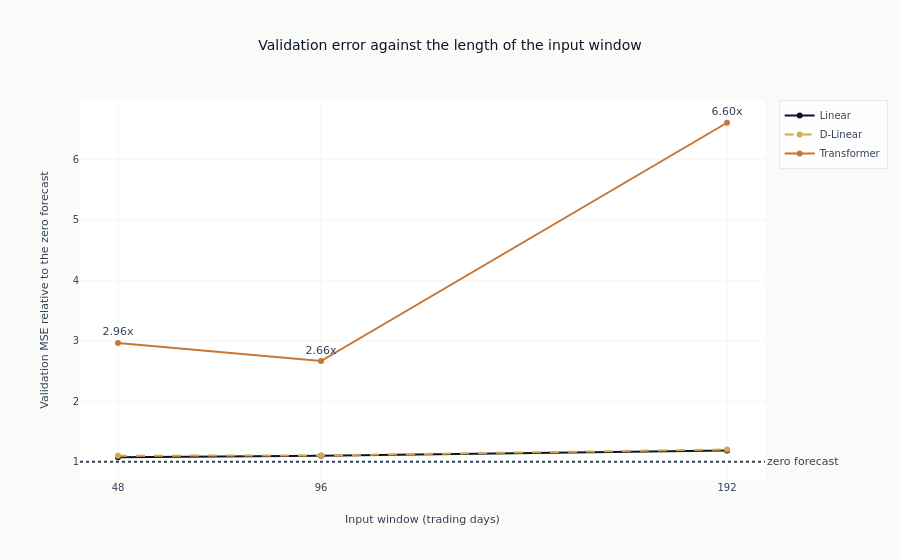

The notebook cell this image was saved under:
### Markdown cell above
## Does a longer input window help?

Zeng and co-authors reported that giving the linear models longer inputs kept
improving them while the Transformers stayed flat or got worse - a second sign that
the extra positions were not being used. Three window lengths are fitted here.

Everything is scored on the **validation** windows. Comparing candidates is what
those are for, and reading the held-back stretch to pick a window length would spend
it: every number reported from it afterwards would be a report on a choice already
made using it.

Two things are pinned so the sweep varies only the window. Every candidate faces the
same target dates, because the cutoffs are fixed in the return series rather than as
a fraction of each candidate's own sequence count. And every candidate starts its
training examples on the date the longest window can first reach, so all three are
fitted on the same days - otherwise the shorter windows would train on more examples
and a difference in error could be a difference in sample size.

### Code cell
lookback_values = [48, 96, 192]
sweep_first_target = max(lookback_values)
lookback_results = []

for lb in lookback_values:
    X_lb, y_lb = create_sequences(series, lb, HORIZON)
    target_start_lb = np.arange(lb, len(series) - HORIZON + 1)
    target_end_lb = target_start_lb + HORIZON - 1
    train_mask_lb = (target_start_lb >= sweep_first_target) & (target_end_lb < train_target_cutoff)
    val_mask_lb = (target_start_lb >= train_target_cutoff) & (target_end_lb < val_target_cutoff)

    X_train_lb, y_train_lb = X_lb[train_mask_lb], y_lb[train_mask_lb]
    X_val_lb, y_val_lb = X_lb[val_mask_lb], y_lb[val_mask_lb]
    zero_val_mse = float(np.mean(y_val_lb**2))

    lb_factories = {
        "Linear": lambda lb=lb: Linear(lb, HORIZON),
        "D-Linear": lambda lb=lb: DLinear(lb, HORIZON),
        "Transformer": lambda lb=lb: SimpleTransformer(lb, HORIZON, D_MODEL, N_HEADS, N_LAYERS),
    }

    for name, factory in lb_factories.items():
        set_global_seeds(SEED)
        model = factory().to(DEVICE)
        model, _ = train_model(
            model,
            X_train_lb,
            y_train_lb,
            X_val_lb,
            y_val_lb,
            EPOCHS,
            BATCH_SIZE,
        )
        model.eval()
        with torch.no_grad():
            pred_lb = model(torch.FloatTensor(X_val_lb).to(DEVICE)).cpu().numpy()
        mse_lb = float(np.mean((pred_lb - y_val_lb) ** 2))
        lookback_results.append(
            {
                "Lookback": lb,
                "Model": name,
                "MSE ratio": mse_lb / zero_val_mse,
            }
        )
    print(f"  {lb}-day window, {int(train_mask_lb.sum())} training examples: done")

lookback_df = pl.DataFrame(lookback_results)

fig = go.Figure()
for name, color, dash in [
    ("Linear", COLORS["blue"], "solid"),
    ("D-Linear", COLORS["amber"], "dash"),
    ("Transformer", COLORS["copper"], "solid"),
]:
    subset = lookback_df.filter(pl.col("Model") == name)
    show_text = name == "Transformer"
    fig.add_trace(
        go.Scatter(
            x=subset["Lookback"],
            y=subset["MSE ratio"],
            mode="lines+markers+text" if show_text else "lines+markers",
            name=name,
            line=dict(color=color, dash=dash),
            text=[f"{value:.2f}x" for value in subset["MSE ratio"]] if show_text else None,
            textposition="top center",
            hovertemplate=f"{name}<br>Lookback: %{{x}}<br>Relative MSE: %{{y:.2f}}x<extra></extra>",
        )
    )
fig.add_hline(
    y=1,
    line_dash="dot",
    line_color=COLORS["neutral"],
    annotation_text="zero forecast",
    annotation_position="right",
)
fig.update_layout(
    title="Validation error against the length of the input window",
    xaxis_title="Input window (trading days)",
    yaxis_title="Validation MSE relative to the zero forecast",
    xaxis=dict(tickmode="array", tickvals=lookback_values),
)
show_plotly_with_alt(
    fig,
    "Three lines, one each for the plain linear model, the decomposition linear "
    "model and the Transformer, plotting validation mean squared error as a multiple "
    "of the zero forecast's against input window length at three settings, with a "
    "dotted line at one.",
)

### Figure 1 — Plotly figure (JSON) as saved in the notebook; plotly's stock layout.template omitted (floating-point values rounded to 4 significant figures)
{"data": [{"hovertemplate": "Linear<br>Lookback: %{x}<br>Relative MSE: %{y:.2f}x<extra></extra>", "line": {"color": "#0a1628", "dash": "solid"}, "mode": "lines+markers", "name": "Linear", "textposition": "top center", "type": "scatter", "x": [48, 96, 192], "y": [1.075, 1.101, 1.185]}, {"hovertemplate": "D-Linear<br>Lookback: %{x}<br>Relative MSE: %{y:.2f}x<extra></extra>", "line": {"color": "#D4A84B", "dash": "dash"}, "mode": "lines+markers", "name": "D-Linear", "textposition": "top center", "type": "scatter", "x": [48, 96, 192], "y": [1.101, 1.106, 1.204]}, {"hovertemplate": "Transformer<br>Lookback: %{x}<br>Relative MSE: %{y:.2f}x<extra></extra>", "line": {"color": "#C87533", "dash": "solid"}, "mode": "lines+markers+text", "name": "Transformer", "text": ["2.96x", "2.66x", "6.60x"], "textposition": "top center", "type": "scatter", "x": [48, 96, 192], "y": [2.964, 2.663, 6.6]}], "layout": {"annotations": [{"showarrow": false, "text": "zero forecast", "x": 1, "xanchor": "left", "xref": "x domain", "y": 1, "yanchor": "middle", "yref": "y"}], "shapes": [{"line": {"color": "#334155", "dash": "dot"}, "type": "line", "x0": 0, "x1": 1, "xref": "x domain", "y0": 1, "y1": 1, "yref": "y"}], "title": {"text": "Validation error against the length of the input window"}, "xaxis": {"tickmode": "array", "tickvals": [48, 96, 192], "title": {"text": "Input window (trading days)"}}, "yaxis": {"title": {"text": "Validation MSE relative to the zero forecast"}}}}
